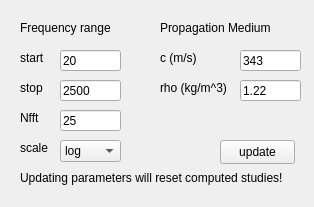
<?xml version="1.0" encoding="UTF-8"?>
<ui version="4.0">
 <class>Form</class>
 <widget class="QWidget" name="Form">
  <property name="geometry">
   <rect>
    <x>0</x>
    <y>0</y>
    <width>314</width>
    <height>207</height>
   </rect>
  </property>
  <property name="windowTitle">
   <string>Form</string>
  </property>
  <widget class="QLabel" name="label">
   <property name="geometry">
    <rect>
     <x>20</x>
     <y>20</y>
     <width>101</width>
     <height>16</height>
    </rect>
   </property>
   <property name="text">
    <string>Frequency range</string>
   </property>
  </widget>
  <widget class="QLineEdit" name="lineEdit">
   <property name="geometry">
    <rect>
     <x>60</x>
     <y>50</y>
     <width>61</width>
     <height>21</height>
    </rect>
   </property>
   <property name="text">
    <string>20</string>
   </property>
  </widget>
  <widget class="QLabel" name="label_2">
   <property name="geometry">
    <rect>
     <x>20</x>
     <y>50</y>
     <width>31</width>
     <height>16</height>
    </rect>
   </property>
   <property name="text">
    <string>start</string>
   </property>
  </widget>
  <widget class="QLineEdit" name="lineEdit_2">
   <property name="geometry">
    <rect>
     <x>60</x>
     <y>80</y>
     <width>61</width>
     <height>21</height>
    </rect>
   </property>
   <property name="text">
    <string>2500</string>
   </property>
  </widget>
  <widget class="QLabel" name="label_3">
   <property name="geometry">
    <rect>
     <x>20</x>
     <y>80</y>
     <width>31</width>
     <height>16</height>
    </rect>
   </property>
   <property name="text">
    <string>stop</string>
   </property>
  </widget>
  <widget class="QComboBox" name="comboBox">
   <property name="geometry">
    <rect>
     <x>60</x>
     <y>140</y>
     <width>61</width>
     <height>22</height>
    </rect>
   </property>
   <item>
    <property name="text">
     <string>log</string>
    </property>
   </item>
   <item>
    <property name="text">
     <string>linear</string>
    </property>
   </item>
  </widget>
  <widget class="QLabel" name="label_4">
   <property name="geometry">
    <rect>
     <x>20</x>
     <y>110</y>
     <width>31</width>
     <height>16</height>
    </rect>
   </property>
   <property name="text">
    <string>Nfft</string>
   </property>
  </widget>
  <widget class="QLineEdit" name="lineEdit_3">
   <property name="geometry">
    <rect>
     <x>60</x>
     <y>110</y>
     <width>61</width>
     <height>21</height>
    </rect>
   </property>
   <property name="text">
    <string>25</string>
   </property>
  </widget>
  <widget class="QLabel" name="label_5">
   <property name="geometry">
    <rect>
     <x>20</x>
     <y>140</y>
     <width>31</width>
     <height>16</height>
    </rect>
   </property>
   <property name="text">
    <string>scale</string>
   </property>
  </widget>
  <widget class="QLabel" name="label_6">
   <property name="geometry">
    <rect>
     <x>160</x>
     <y>20</y>
     <width>121</width>
     <height>16</height>
    </rect>
   </property>
   <property name="text">
    <string>Propagation Medium</string>
   </property>
  </widget>
  <widget class="QLabel" name="label_7">
   <property name="geometry">
    <rect>
     <x>160</x>
     <y>50</y>
     <width>41</width>
     <height>16</height>
    </rect>
   </property>
   <property name="text">
    <string>c (m/s)</string>
   </property>
  </widget>
  <widget class="QLineEdit" name="lineEdit_4">
   <property name="geometry">
    <rect>
     <x>240</x>
     <y>50</y>
     <width>61</width>
     <height>21</height>
    </rect>
   </property>
   <property name="text">
    <string>343</string>
   </property>
  </widget>
  <widget class="QLabel" name="label_8">
   <property name="geometry">
    <rect>
     <x>160</x>
     <y>80</y>
     <width>71</width>
     <height>16</height>
    </rect>
   </property>
   <property name="text">
    <string>rho (kg/m^3)</string>
   </property>
  </widget>
  <widget class="QLineEdit" name="lineEdit_5">
   <property name="geometry">
    <rect>
     <x>240</x>
     <y>80</y>
     <width>61</width>
     <height>21</height>
    </rect>
   </property>
   <property name="text">
    <string>1.22</string>
   </property>
  </widget>
  <widget class="QPushButton" name="pushButton">
   <property name="geometry">
    <rect>
     <x>220</x>
     <y>140</y>
     <width>75</width>
     <height>24</height>
    </rect>
   </property>
   <property name="text">
    <string>update</string>
   </property>
  </widget>
  <widget class="QLabel" name="label_9">
   <property name="geometry">
    <rect>
     <x>20</x>
     <y>170</y>
     <width>311</width>
     <height>16</height>
    </rect>
   </property>
   <property name="text">
    <string>Updating parameters will reset computed studies!</string>
   </property>
  </widget>
 </widget>
 <resources/>
 <connections/>
</ui>
